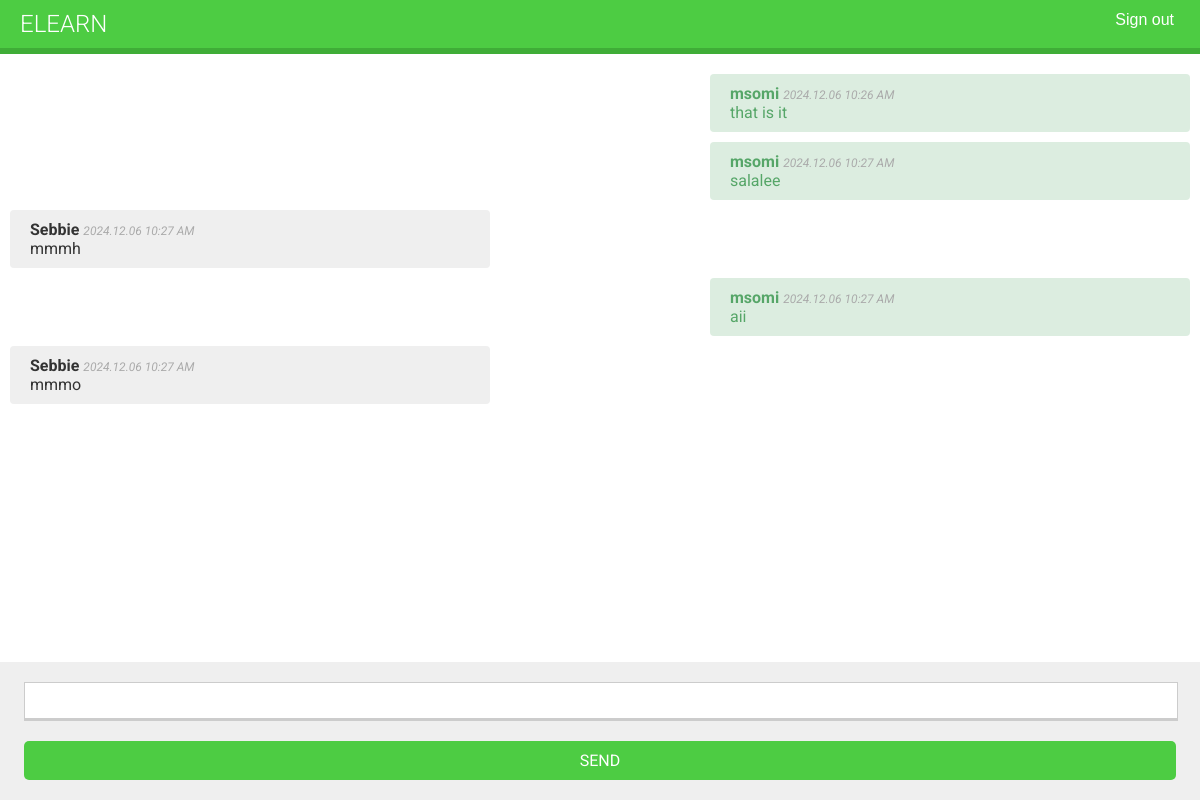
The app's page /chat/room/5/ (signed in) with its own data.
### chat/models.py (models this page shows, shortened)
class Message(models.Model):
    user = models.ForeignKey(
        settings.AUTH_USER_MODEL,
        on_delete = models.PROTECT,
        related_name = 'chat_messages'
    )
    course = models.ForeignKey(
        'courses.Course',
        on_delete = models.CASCADE,
        related_name = 'chat_messages',
    )
    content = models.TextField()
    sent_on = models.DateTimeField(auto_now_add= True)

### chat/views.py (the view)
@login_required
def course_chat_room(request, course_id):
    try:
        course = request.user.courses_joined.get(id = course_id)
    except Course.DoesNotExist:
        return HttpResponseForbidden()
    latest_messages = course.chat_messages.select_related(
        'user'
    ).order_by('-id')[:5]
    latest_messages = reversed(latest_messages)
    return render(
        request,
        'chat/room.html',
        {
            'course': course,
            'latest_messages': latest_messages,
        }
    )

### chat/templates/chat/room.html (shortened to what this page needs)
{% extends 'base.html' %}
{% block content %}
    <div id="chat">
        {% for message in latest_messages %}
        <div class="message
        {% if message.user == request.user %}
            me
            {% else %}
            other
        {% endif %}">
        <strong>{{ message.user.username }}</strong>
        <span class="date">
            {{ message.sent_on|date:"Y.m.d H:i A" }}
        </span>
            <br>
            {{ message.content }}
        </div>
        {% endfor %}
    </div>
    <div id="chat-input">
        <input id="chat-message-input" type="text">
        <input id="chat-message-submit" type="submit" value="Send">
    </div>
{% endblock content %}

### courses/static/css/base.css (style rules this page uses)
body { margin:0; font-family:'Roboto', sans-serif; font-weight:400; color:#333; }
input, select, textarea { border:1px solid #ccc; border-bottom:3px solid #ccc; padding:8px 12px; font-size:16px; font-family:'Roboto', sans-serif; float:left; clear:both; width:300px; }
input[type=submit], a.button { border-radius:5px; background:#4dcc43; color:#fff; font-size:16px; text-transform:uppercase; border:none; padding:10px 20px; margin:20px 0; }
#chat { top: 64px; bottom:0; position:fixed; width:100%; overflow-y:scroll; padding-bottom:150px; }
#chat .message { background:#efefef; padding:10px 20px; border-radius:4px; width:auto; display:inline; float:left; margin:10px 10px 0; min-width:440px; clear:both; }
#chat .message.me { display:inline; float:right; background:#DCEDE0; color:#56A668; }
#chat .date { color:#aaa; font-style:italic; font-size:12px; }
#chat-input { position:absolute; bottom:0; background:#efefef; width:100%; padding-top:20px; }
#chat-input input { width:96%; position:left; float:left; display:inline; margin-left:2%; margin-right:2%; padding-left:0; padding-right:0; }

### records on screen
Message: user.username "msomi", sent_on "2024.12.06 10:26 AM", content "that is it"
Message: user.username "msomi", sent_on "2024.12.06 10:27 AM", content "salalee"
Message: user.username "Sebbie", sent_on "2024.12.06 10:27 AM", content "mmmh"
Message: user.username "msomi", sent_on "2024.12.06 10:27 AM", content "aii"
Message: user.username "Sebbie", sent_on "2024.12.06 10:27 AM", content "mmmo"
